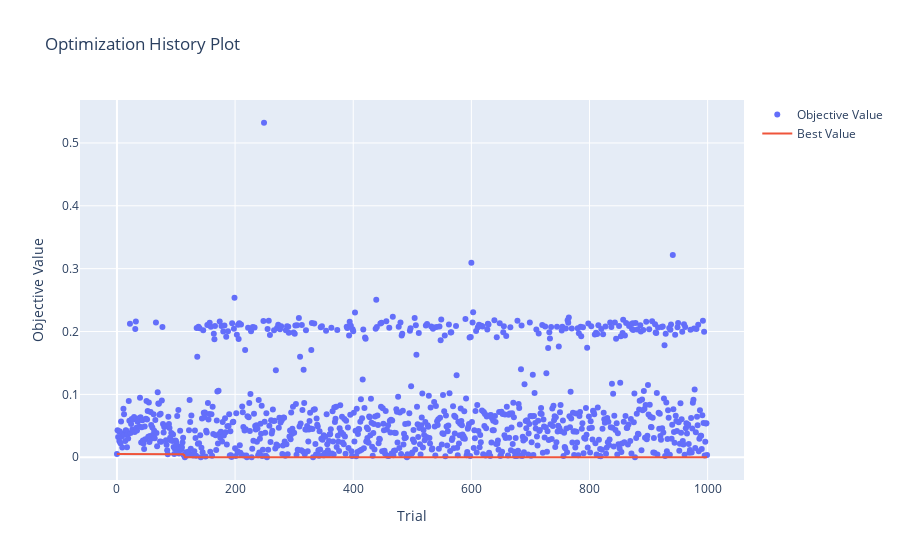
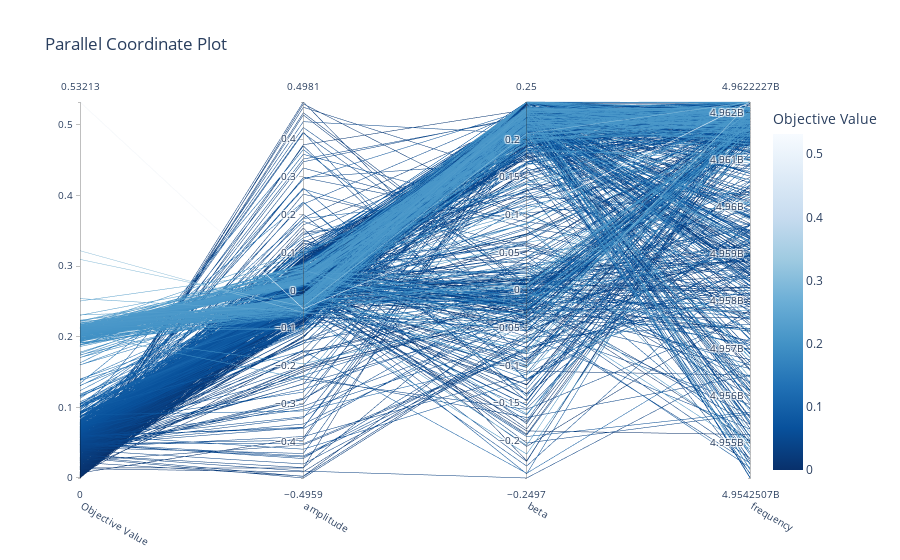

The code cell stored with these charts, in order, in its notebook:
### Markdown cell above
## Objeptimization analysis with optuna tools

### Code cell
optuna.visualization.plot_optimization_history(study).show()
optuna.visualization.plot_parallel_coordinate(study).show()

### Figure 1 — Plotly figure (JSON) as saved in the notebook; plotly's stock layout.template omitted (floating-point values rounded to 4 significant figures; data arrays with more than 128 entries replaced by an {"elided": "..."} marker saying what was removed)
{"data": [{"mode": "markers", "name": "Objective Value", "type": "scatter", "x": {"elided": "1000 int values"}, "y": {"elided": "1000 float values"}}, {"mode": "lines", "name": "Best Value", "type": "scatter", "x": {"elided": "1000 int values"}, "y": {"elided": "1000 float values"}}, {"marker": {"color": "#cccccc"}, "mode": "markers", "name": "Infeasible Trial", "showlegend": false, "type": "scatter", "x": [], "y": []}], "layout": {"title": {"text": "Optimization History Plot"}, "xaxis": {"title": {"text": "Trial"}}, "yaxis": {"title": {"text": "Objective Value"}}}}

### Figure 2 — Plotly figure (JSON) as saved in the notebook; plotly's stock layout.template omitted (floating-point values rounded to 4 significant figures; data arrays with more than 128 entries replaced by an {"elided": "..."} marker saying what was removed)
{"data": [{"dimensions": [{"label": "Objective Value", "range": [-5.959e-08, 0.5321], "values": {"elided": "1000 float values"}}, {"label": "amplitude", "range": [-0.4959, 0.4981], "values": {"elided": "1000 float values"}}, {"label": "beta", "range": [-0.2497, 0.25], "values": {"elided": "1000 float values"}}, {"label": "frequency", "range": [4954000000.0, 4962000000.0], "values": {"elided": "1000 float values"}}], "labelangle": 30, "labelside": "bottom", "line": {"color": {"elided": "1000 float values"}, "colorbar": {"title": {"text": "Objective Value"}}, "colorscale": [[0, "rgb(247,251,255)"], [0.125, "rgb(222,235,247)"], [0.25, "rgb(198,219,239)"], [0.375, "rgb(158,202,225)"], [0.5, "rgb(107,174,214)"], [0.625, "rgb(66,146,198)"], [0.75, "rgb(33,113,181)"], [0.875, "rgb(8,81,156)"], [1, "rgb(8,48,107)"]], "reversescale": true, "showscale": true}, "type": "parcoords"}], "layout": {"title": {"text": "Parallel Coordinate Plot"}}}
